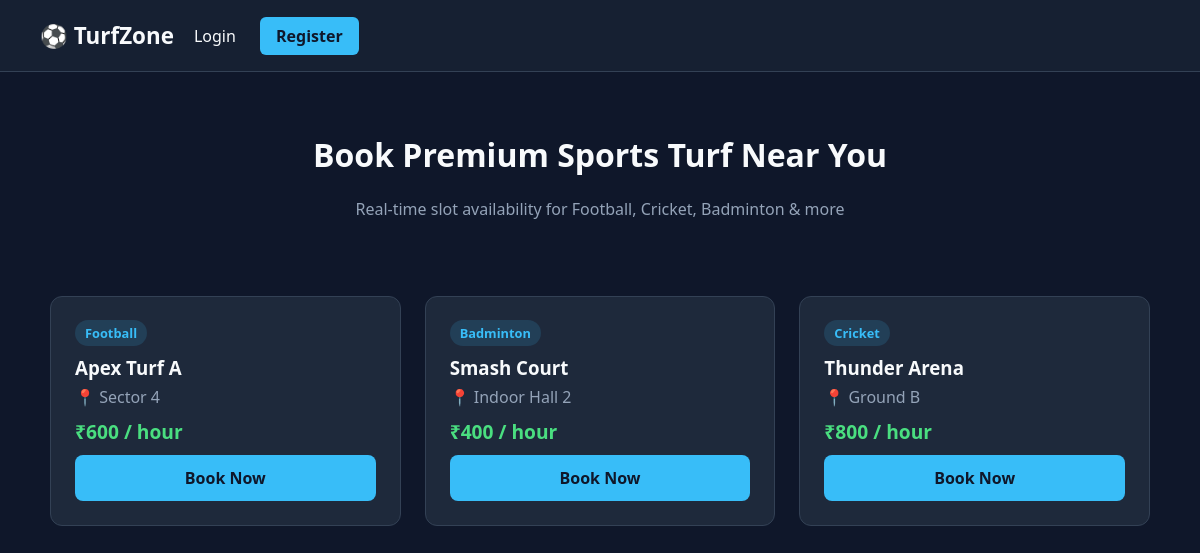
The page / on the database its author committed.
### app.py (models this page shows)
class Ground(db.Model):
    id = db.Column(db.Integer, primary_key=True)
    name = db.Column(db.String(100), nullable=False)
    sport_type = db.Column(db.String(50), nullable=False)
    location = db.Column(db.String(100), nullable=False)
    price_per_hour = db.Column(db.Integer, default=500)
    status = db.Column(db.String(20), default='Available')

### app.py (the view)
@app.route('/')
def ground_list():
    grounds = Ground.query.filter_by(status='Available').all()
    return render_template('grounds.html', grounds=grounds)

### templates/grounds.html (shortened to what this page needs)
<!DOCTYPE html>
<html lang="en">
<head>
</head>
<body>
    <nav>
        <div style="font-size: 1.4rem; font-weight: 700;">⚽ TurfZone</div>
        <div>
            {% if current_user.is_authenticated %}
                <span>Welcome, <strong>{{ current_user.username }}</strong></span>
                <a href="{{ url_for('my_bookings') }}">My Bookings</a>
                <a href="{{ url_for('logout') }}" style="color: #fca5a5;">Logout</a>
            {% else %}
                <a href="{{ url_for('login') }}">Login</a>
                <a href="{{ url_for('register') }}" class="btn-nav">Register</a>
            {% endif %}
        </div>
    </nav>
    <div class="hero">
        <h1>Book Premium Sports Turf Near You</h1>
        <p style="color: var(--muted);">Real-time slot availability for Football, Cricket, Badminton & more</p>
    </div>
    <div class="grid">
        {% for ground in grounds %}
            <div class="card">
                <div>
                    <span class="badge">{{ ground.sport_type }}</span>
                    <h3 style="margin: 12px 0 6px 0;">{{ ground.name }}</h3>
                    <p style="color: var(--muted); margin: 0;">📍 {{ ground.location }}</p>
                    <div class="price">₹{{ ground.price_per_hour or 500 }} / hour</div>
                </div>
                <a href="{{ url_for('create_booking', ground_id=ground.id) }}" class="btn">Book Now</a>
            </div>
        {% endfor %}
    </div>
</body>
</html>

### templates/grounds.html (style rules this page uses)
:root { --bg: #0f172a; --card: #1e293b; --accent: #38bdf8; --text: #f8fafc; --muted: #94a3b8; }
body { font-family: system-ui, sans-serif; background: var(--bg); color: var(--text); margin: 0; }
nav { display: flex; justify-space-between; align-items: center; padding: 20px 40px; background: #162032; border-bottom: 1px solid #334155; }
nav a { color: var(--text); text-decoration: none; margin-left: 20px; font-weight: 500; }
nav a.btn-nav { background: var(--accent); color: #0f172a; padding: 8px 16px; border-radius: 6px; font-weight: 600; }
.hero { text-align: center; padding: 40px 20px; }
.grid { display: grid; grid-template-columns: repeat(auto-fill, minmax(300px, 1fr)); gap: 24px; max-width: 1100px; margin: 0 auto; padding: 20px; }
.card { background: var(--card); border: 1px solid #334155; border-radius: 12px; padding: 24px; display: flex; flex-direction: column; justify-content: space-between; }
.badge { background: rgba(56, 189, 248, 0.15); color: var(--accent); padding: 4px 10px; border-radius: 20px; font-size: 0.8rem; font-weight: 600; width: fit-content; }
.price { font-size: 1.2rem; font-weight: 700; color: #4ade80; margin: 10px 0; }
.btn { display: block; text-align: center; background: var(--accent); color: #0f172a; padding: 12px; border-radius: 8px; font-weight: 700; text-decoration: none; }

### rows shown on the page
Ground: sport_type "Football", name "Apex Turf A", location "Sector 4", price_per_hour "600"
Ground: sport_type "Badminton", name "Smash Court", location "Indoor Hall 2", price_per_hour "400"
Ground: sport_type "Cricket", name "Thunder Arena", location "Ground B", price_per_hour "800"
